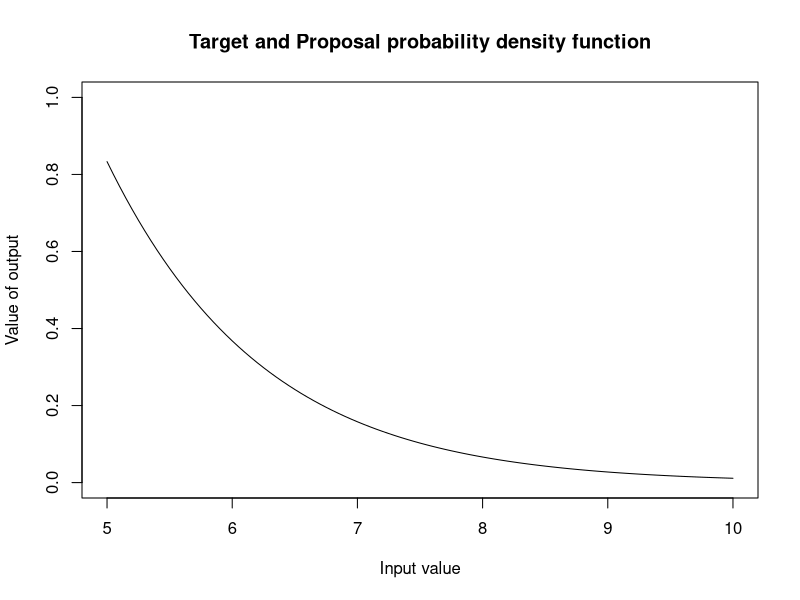
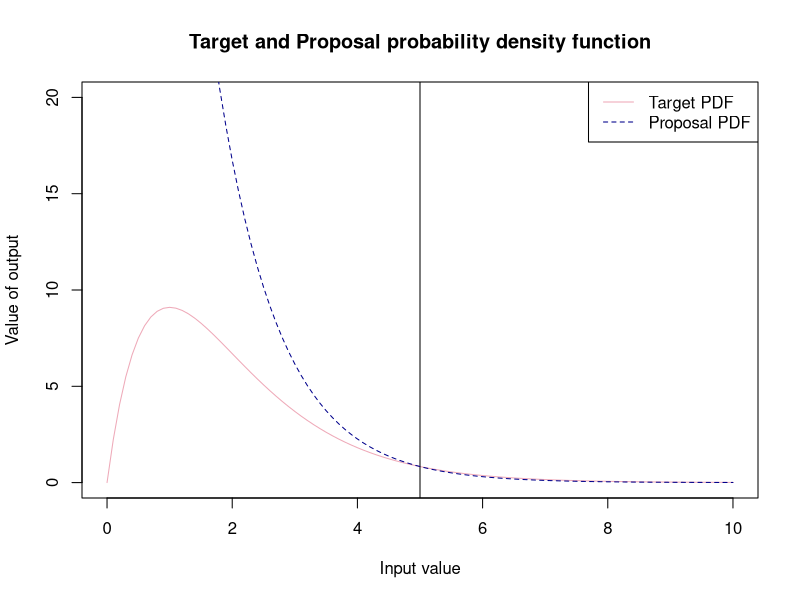
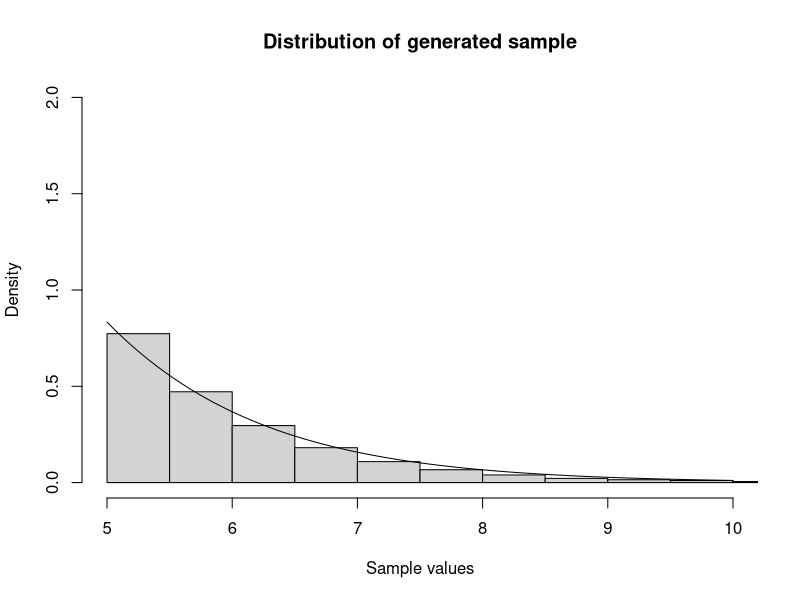
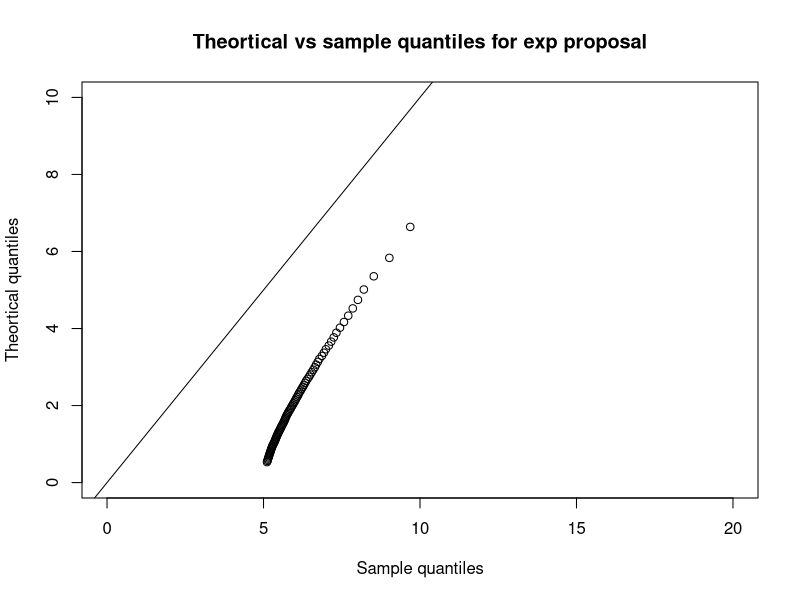

The R source for these figures, in order: (Note: this script raises an error after producing the figures.)
#-----------------------------------#
#-REJECTION SAMPLING - Gamma(2,1) --#----
#-----------------------------------#
#Defining our target pdf(density function to sample from) --------------------------
target_pdf<-function(x){
  ifelse(x >= 5, (x*exp(-x))/(6*exp(-5)), 0) # to incorporate bounds
}

target_pdf_graphical<-function(x){
   (x*exp(-x))/(6*exp(-5))  # plotting the whole function  
}

#--------------------------------#
#--EXPONENTIAL PROPOSAL----------#----
#-------------------------------#
#Defining proposal pdf number generator(density that we easily sample from to use to accept or reject)--
exp_generator<- function(x){
  y <- rexp(1)     # generate a sample from exponential where lambda = 1
  ifelse(y>=5,y,0) # accept and return value of greater than or equal to 5
}

exp_graphical<- function(x){
  exp(-x) # plotting exponential proposal
}

# Graphing our target  and proposal probability density functions 
M <- ((5*exp(-5))/(6*exp(-5)))/(exp(-5)) # max point of both is x = 5

# PDF within bounds we consider x within (5,10)
curve(target_pdf(x), from = 5, to = 10, 
      xlab = "Input value",
      ylab = "Value of output",
      main = "Target and Proposal probability density function", col = "black", ylim = c(0,1))

# PDF compared to exp across greater range x within (0,10)
curve(target_pdf_graphical(x), from = 0, to = 10, 
      xlab = "Input value",
      ylab = "Value of output",
      main = "Target and Proposal probability density function", col = "pink2", ylim = c(0,20))
abline(v = 5)

curve( M * exp_graphical(x), from = 0, to = 10,
      xlab = "Input value",
      ylab = "Output value",
      main = "Proposal probability density funtion", add= T ,col = "blue4", lty = 2)
legend("topright", legend = c("Target PDF", "Proposal PDF"), 
       col = c("pink2", "blue4"), lty = c(1, 2))

#Rejection Sampling function -----------------------------------------------------
set.seed(123)
exp_acc_rej<-function(){
  
  set.seed(123)
  n<-5000
  sample_y<-numeric(n)
  number <- 0
  count<-0
  total_sample <-numeric(0)
  
  while(count<n) {
   
    #generated sample from proposal 
    y <- exp_generator()
    #uniform comparison
    u<- runif(1,0,1)
    #number of total generated samples
    number <- number + 1
    total_sample[number] <- y
    acceptance_rate <- round((length(sample_y)/ length(total_sample))*100 , digits = 3)
    
    #accept or reject criteria
    
    if( u <= target_pdf(y)/ (M * exp_graphical(y))){
    count<- count +1
    sample_y[count]<-y
    }
  }
  number_of_samples <- length(total_sample)
  text <- "Acceptance rate:"
  percent <- "%"
  output<-paste(text,acceptance_rate,percent) #combining types to have preferred output 
  list( acceptance_rate = output, samples = sample_y, no_of_samples = number_of_samples ) #list of output from this function
}


list<- exp_acc_rej()   #creating a list of the acceptance rate and valid samples 
samples_gamma <- list$samples #creating a vector of the samples 
ac_rate <- list$acceptance_rate #acceptance rate 
no_samples <-list$no_of_samples  #number of total samples 
# Graphical display of distribution of sample and pdf ------------- -----------
# Using Histogram -------------------------------------------------------------
hist(samples_gamma, freq = FALSE,
     main = "Distribution of generated sample",
     xlab = "Sample values", ylim = c(0,2), xlim =c(5,10))
curve(target_pdf(x), add = TRUE)

# QQplot ----------------------------------------------------------------------
# We will now use a QQplot 
# Quantiles of the sample data 
sample_quantiles <- quantile(samples_gamma, probs = seq(0.1,1,0.01))
theoretical_quantiles <- qgamma(p = seq(0.1,1,0.01), shape =2 , rate =1)

plot(sample_quantiles, theoretical_quantiles, xlim = c(0,20), ylim = c(0,10),
     main = "Theortical vs sample quantiles for exp proposal",
     ylab = "Theortical quantiles",
     xlab = "Sample quantiles")

abline(a= 0, b = 1)

# Conclusion
# We can see that using en exponential(1) is very inefficient as most values are that we generate are 
# Exp(1) is very inefficient - generates many values to get sample size = 5000 
# Mean of exp = 1, mean of gamma = 2 so our QQ-plot shows mean of exp < mean of gamma 
# We can look into being more efficient 

#--------------------------------#
#--CAUCHY PROPOSAL--------------#----
#-------------------------------#
cauchy_generator<- function(x){
  y <- rcauchy(1, 5)
  ifelse(y>=5,y,0)
}

cauchy_graphical<- function(x){
  (1/pi)*(1/(1+(x-5)^2))
}

curve(cauchy_proposal_graph(x), from = 0, to =10)

#Scaling factor with Cauchy proposal ------------------------------------------
M_cauchy <- ((5*exp(-5))/(6*exp(-5)))/((1/pi)*(1/(1+5^2)))

curve(target_pdf_graphical(x), from = 0, to = 10, 
      xlab = "Input value",
      ylab = "Value of output",
      main = "Target and Proposal probability density function", col = "pink2", ylim = c(0,25))
abline(v = 5)
curve( M_cauchy * cauchy_graphical(x), from = 0, to = 10,
       xlab = "Input value",
       ylab = "Output value",
       main = "Proposal probability density funtion", add= T ,col = "blue4", lty = 2)
legend("topright", legend = c("Target PDF", "Proposal PDF"), 
       col = c("pink2", "blue4"), lty = c(1, 2))

# Rejection sampling function ----------------------------------------------
set.seed(123)
rgamma_2_1_cauchy <- function(n){
  rgamma_samples <- numeric(n) # list to store accepted samples 
  total_samples <- numeric(0)  # store total sample size 
  count <- 1                  #iterate our  while loop
  pos <- 1
  # while loop that runs until we have 5000 accepted samples 
  while (count < n) {
    # random value from a uniform distribution for comparison
    u <- runif(1, 0, 1)
    # value from cauchy distribution 
    x <- cauchy_generator()
    # iterating along the list 
    pos  <- pos + 1
    total_samples[pos] <- x
    
    #number of total generated samples
    pos <- pos + 1
    total_samples[pos] <- x
    acceptance_rate <- round((length(rgamma_samples)/ length(total_samples))*100 , digits = 3)
    
    # now we can use the comparison operator to accept samples if the condition is met
    if ( u <= target_pdf(x)/(M_cauchy * cauchy_graphical(x))){
      count <- count + 1
      rgamma_samples[count] <- x
    }
    
  }
  number_of_samples <- length(total_samples)
  text <- "Acceptance rate:"
  percent <- "%"
  output<-paste(text,acceptance_rate,percent) #combining types to have preferred output 
  list( acceptance_rate = output, samples = rgamma_samples, no_of_samples = number_of_samples ) #list
}

list_cauchy <- rgamma_2_1_cauchy(5000)
gamma_samples_cauchy <- list_cauchy$samples
acc_rate_cauchy <- list_cauchy$acceptance_rate
no_samples_cauchy <- list_cauchy$no_of_samples

hist(gamma_samples_cauchy, freq = F)
curve(target_pdf(x), add = TRUE)

sample_quantiles_cauchy <- quantile(gamma_samples_cauchy, probs = seq(0.1,1,0.01))
theoretical_quantiles_cauchy <- qcauchy(p = seq(0.1,1,0.01),1,1)

plot(sample_quantiles_cauchy, theoretical_quantiles_cauchy)
abline(a= 0, b = 1)

increase_efficiency <- ((no_samples-no_samples_cauchy)/no_samples)*100

# Conclusion
# Although we have. slight improvement in efficiency, the Cauchy is still very wasteful when centered on 5
# That means we always have half of the samples being unuseable fro 5 to - infinity

#--------------------------------#
#--SHIFTED EXPONENTIAL PROPOSAL--#----
#-------------------------------#
# Now let's try a shifted exponential 
# This will be our best bet since a shifted exponential distribution has the same support as Gamma 

# Shifted exp will be centered on 5 
shift_exp_generator<- function(x){
   5 + rexp(1,0.8)     # generate a sample from exponential where lambda = 1 
}

shift_exp_graphical<- function(x){
  0.8*exp(-0.8*(x-5)) # plotting exponential proposal
}

# we still have the max value of both graphs at x = 5
function_exp <- function(x) (((x*exp(-x))/(6*exp(-5)))/(0.8*exp(-0.8*(x-5))))
shift_M <- optimize(function_exp, interval = c(5,10), maximum = T)
scaling_factor <- shift_M$objective
# PDF compared to shifted exp across greater range x within (0,10)
curve(target_pdf_graphical(x), from = 5, to = 10, 
      xlab = "Input value",
      ylab = "Value of output",
      main = "Target and Proposal probability density function", col = "pink2", ylim = c(0,2))
abline(v = 5)

curve( scaling_factor * shift_exp_graphical(x), from = 5, to = 10,
       xlab = "Input value",
       ylab = "Output value",
       main = "Proposal probability density funtion", add= T ,col = "blue4", lty = 2)
legend("topright", legend = c("Target PDF", "Proposal PDF"), 
       col = c("pink2", "blue4"), lty = c(1, 2))

#Rejection Sampling function -----------------------------------------------------
set.seed(123)
shift_exp_acc_rej<-function(){
  
  set.seed(123)
  n<-5000
  sample_y<-numeric(n)
  number <- 0
  count<-0
  total_sample <-numeric(0)
  
  while(count<n) {
    
    #generated sample from proposal 
    y <- shift_exp_generator()
    #uniform comparison
    u<- runif(1,0,1)
    #number of total generated samples
    number <- number + 1
    total_sample[number] <- y
    acceptance_rate <- round((length(sample_y)/ length(total_sample))*100 , digits = 3)
    
    #accept or reject criteria
    
    if( u <= target_pdf(y)/ scaling_factor*(shift_exp_graphical(y))){
      count<- count +1
      sample_y[count]<-y
    }
  }
  number_of_samples <- length(total_sample)
  text <- "Acceptance rate:"
  percent <- "%"
  output<-paste(text,acceptance_rate,percent) #combining types to have preferred output 
  list( acceptance_rate = output, samples = sample_y, no_of_samples = number_of_samples ) #list of output from this function
}


shift_list<- shift_exp_acc_rej()   #creating a list of the acceptance rate and valid samples 
shift_samples_gamma <- shift_list$samples #creating a vector of the samples 
shift_ac_rate <- shift_list$acceptance_rate #acceptance rate 
shift_no_samples <-shift_list$no_of_samples  #number of total samples 
# Graphical display of distribution of sample and pdf ------------- -----------
# Using Histogram -------------------------------------------------------------
hist(shift_samples_gamma, freq = FALSE,
     main = "Distribution of generated sample",
     xlab = "Sample values", ylim = c(0,2), xlim =c(5,10))
curve(target_pdf(x), add = TRUE)

# QQplot ----------------------------------------------------------------------
# We will now use a QQplot 
# Quantiles of the sample data 
shift_sample_quantiles <- quantile(shift_samples_gamma, probs = seq(0.1,1,0.01))
shift_theoretical_quantiles <- qgamma(p = seq(0.1,1,0.01), shape =2 , rate =1)

plot(shift_sample_quantiles, shift_theoretical_quantiles, xlim = c(0,20), ylim = c(0,10),
     main = "Theortical vs sample quantiles for exp proposal",
     ylab = "Theortical quantiles",
     xlab = "Sample quantiles")

abline(a= 0, b = 1)
